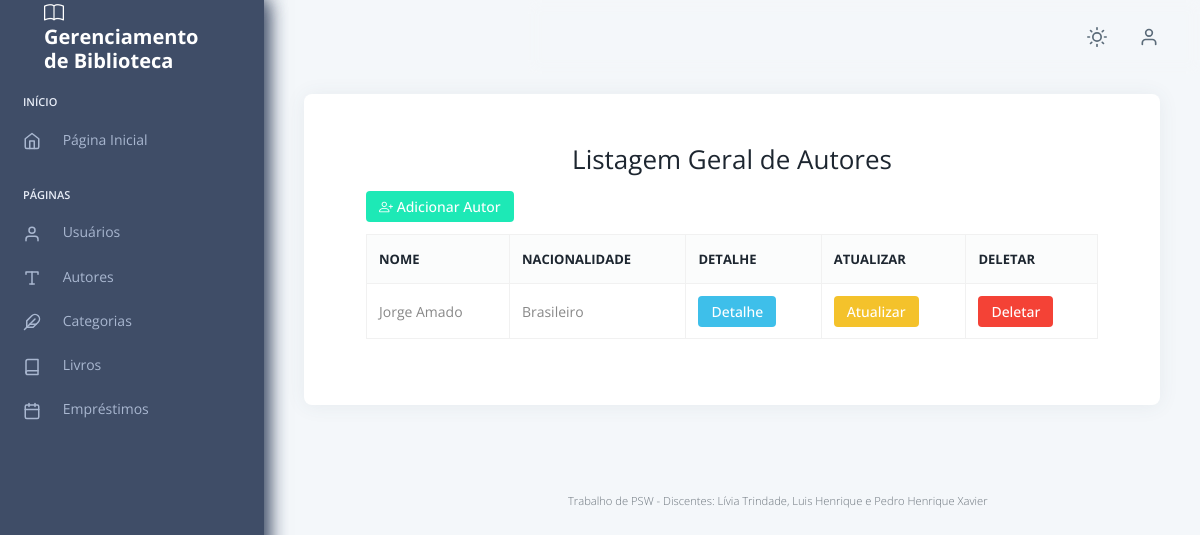
Page /autor/ (signed in) on the earlier database version.
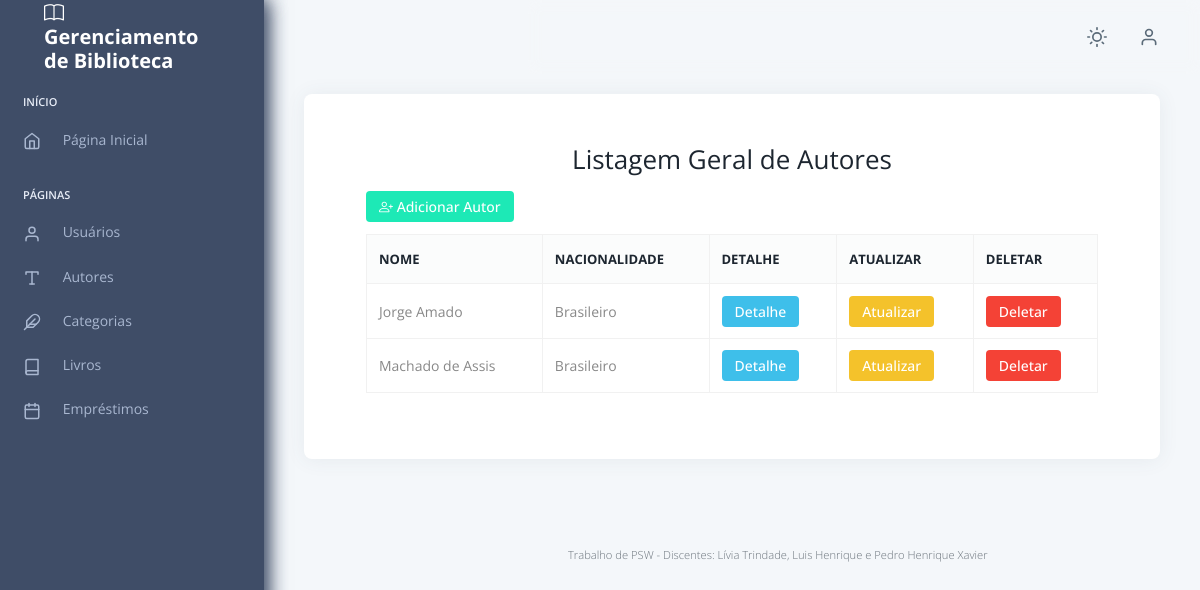
Same page on the later database version.
### autor/models.py (models this page shows, shortened)
class Autor(models.Model):
    nome = models.CharField(max_length=100)
    nacionalidade = models.CharField(max_length=50, blank=True, null=True)
    class Meta:
        db_table = "Autor_autores"
        permissions = [
            ("detail_autor", "Pode ver o detalhe de autor"),
        ]

### autor/views.py (the view)
# urls.py: path('', views.index, name='index-autor'),
@login_required
def index(request):
    autores = Autor.objects.all()
    return render(request, 'autor/index.html', {'autores': autores})

### templates/autor/index.html
{% extends "_base.html" %}
{% load static %}
{% block content %}
<div class="container my-5">
  <div class="text-center mb-4">
    <h3 class="fw-bold">Listagem Geral de Autores</h3>
  </div>
  <div class="mb-3 text-end">
    <a href="create/" class="btn btn-success btn-sm">
      <i class="bi bi-person-plus"></i> Adicionar Autor
    </a>
  </div>
  <div class="table-responsive">
    <table class="table table-hover table-bordered align-middle">
      <thead class="table-dark">
        <tr>
          <th>Nome</th>
          <th>Nacionalidade</th>
          {% if perms.autor.detail_autor %}<th>Detalhe</th>{% endif %}
          {% if perms.autor.change_autor %}<th>Atualizar</th>{% endif %}
          {% if perms.autor.delete_autor %}<th>Deletar</th>{% endif %}
        </tr>
      </thead>
      <tbody>
        {% for autor in autores %}
        <tr>
          <td>{{ autor.nome }}</td>
          <td>{{ autor.nacionalidade }}</td>
          {% if perms.autor.detail_autor %}
          <td>
            <a href="/autor/{{ autor.id }}/" class="btn btn-info btn-sm">Detalhe</a>
          </td>
          {% endif %}
          {% if perms.autor.change_autor %}
          <td>
            <a href="/autor/update/{{ autor.id }}/" class="btn btn-warning btn-sm">Atualizar</a>
          </td>
          {% endif %}
          {% if perms.autor.delete_autor %}
          <td>
            <a href="/autor/delete/{{ autor.id }}/" class="btn btn-danger btn-sm">Deletar</a>
          </td>
          {% endif %}
        </tr>
        {% empty %}
        <tr>
          <td colspan="5" class="text-center text-muted">Nenhum autor encontrado.</td>
        </tr>
        {% endfor %}
      </tbody>
    </table>
  </div>
</div>
{% endblock %}

### templates/_base.html (shortened to what this page needs)
{% load static %}
<!doctype html>
<html lang="en" data-pc-preset="preset-1" data-pc-sidebar-caption="true" data-pc-direction="ltr" dir="ltr"
  data-pc-theme="light">
<head>
  <link rel="stylesheet" href="{% static 'fonts/phosphor/duotone/style.css' %}" />
  <link rel="stylesheet" href="{% static 'fonts/tabler-icons.min.css' %}" />
  <link rel="stylesheet" href="{% static 'fonts/feather.css' %}" />
  <link rel="stylesheet" href="{% static 'fonts/fontawesome.css' %}" />
  <link rel="stylesheet" href="{% static 'fonts/material.css' %}" />
  <link rel="stylesheet" href="{% static 'css/style.css' %}" id="main-style-link" />
  <link href="https://cdn.jsdelivr.net/npm/bootstrap-icons@1.11.3/font/bootstrap-icons.css" rel="stylesheet">
</head>
<body>
  <nav class="pc-sidebar">
    {% include "_sidebar.html" %}
  </nav>
  <header class="pc-header">
    {% include "_topbar.html" %}
  </header>
  <div class="pc-container">
    <div class="pc-content">
      <div class="page-header">
        <div class="page-block">
          <div class="card table-card" style="border-radius: 8px ;border: 2px #6c757d ; padding: 30px;">
            {% block content %}
            {% endblock %}
          </div>
          <footer class="pc-footer">
            <h3 style="font-size: 80%; font-weight: 300; color: #6c757d;"> Trabalho de PSW - Discentes: Lívia Trindade,
              Luis Henrique e Pedro Henrique Xavier</h3>
          </footer>
</body>
</html>

### templates/_sidebar.html (shortened to what this page needs)
{% load static %}
<nav class="pc-sidebar">
  <div class="navbar-wrapper">
    <div class="m-header flex items-center py-4 px-6 h-header-height">
      <a href="../dashboard/index.html" class="b-brand flex items-center gap-3">
        <h2 style="font-size: 20px; font-weight: bold; color: white; margin: 20px;">
          <i class="bi bi-book"></i> Gerenciamento de Biblioteca
        </h2>
      </a>
    </div>
    <div class="navbar-content h-[calc(100vh_-_74px)] py-2.5">
      <ul class="pc-navbar">
        <li class="pc-item pc-caption">
          <label>Início</label>
        </li>
        <li class="pc-item">
        <li class="pc-item">
          <a href="index.html" class="pc-link">
            <span class="pc-micon">
              <i data-feather="home"></i>
            </span>
            <span class="pc-mtext">Página Inicial</span>
          </a>
        </li>
        <li class="pc-item pc-caption">
          <label>Páginas</label>
        </li>
        <li class="pc-item pc-hasmenu">
          <a href="/usuario" class="pc-link">
            <span class="pc-micon"> <i data-feather="user"></i></span>
            <span class="pc-mtext">Usuários</span>
          </a>
        </li>
        <li class="pc-item pc-hasmenu">
          <a href="/autor" class="pc-link">
            <span class="pc-micon"> <i data-feather="type"></i></span>
            <span class="pc-mtext">Autores</span>
          </a>
        </li>
        <li class="pc-item pc-hasmenu">
          <a href="/categoria" class="pc-link">
            <span class="pc-micon"> <i data-feather="feather"></i></span>
            <span class="pc-mtext">Categorias</span>
          </a>
        </li>
        <li class="pc-item pc-hasmenu">
          <a href="/livro" class="pc-link">
            <span class="pc-micon"> <i data-feather="book"></i></span>
            <span class="pc-mtext">Livros</span>
          </a>
        </li>
        <li class="pc-item pc-hasmenu">
          <a href="/emprestimo" class="pc-link">
            <span class="pc-micon"> <i data-feather="calendar"></i></span>
            <span class="pc-mtext">Empréstimos</span>
          </a>
        </li>
      </ul>
    </div>
  </div>
</nav>

### templates/_topbar.html (shortened to what this page needs)
{% load static %}
<header class="pc-header">
  <div class="header-wrapper flex max-sm:px-[15px] px-[25px] grow">
<div class="ms-auto">
  <ul class="inline-flex *:min-h-header-height *:inline-flex *:items-center">
    <li class="dropdown pc-h-item">
      <a class="pc-head-link dropdown-toggle me-0" data-pc-toggle="dropdown" href="#" role="button"
        aria-haspopup="false" aria-expanded="false">
        <i data-feather="sun"></i>
      </a>
    </li>
    <li class="dropdown pc-h-item header-user-profile">
      <a class="pc-head-link dropdown-toggle arrow-none me-0" data-pc-toggle="dropdown" href="#" role="button"
        aria-haspopup="false" data-pc-auto-close="outside" aria-expanded="false">
        <i data-feather="user"></i>
      </a>
    </li>
  </ul>
</div></div>
</header>

Differences in the rows shown:
added Autor: nome "Machado de Assis", nacionalidade "Brasileiro"
